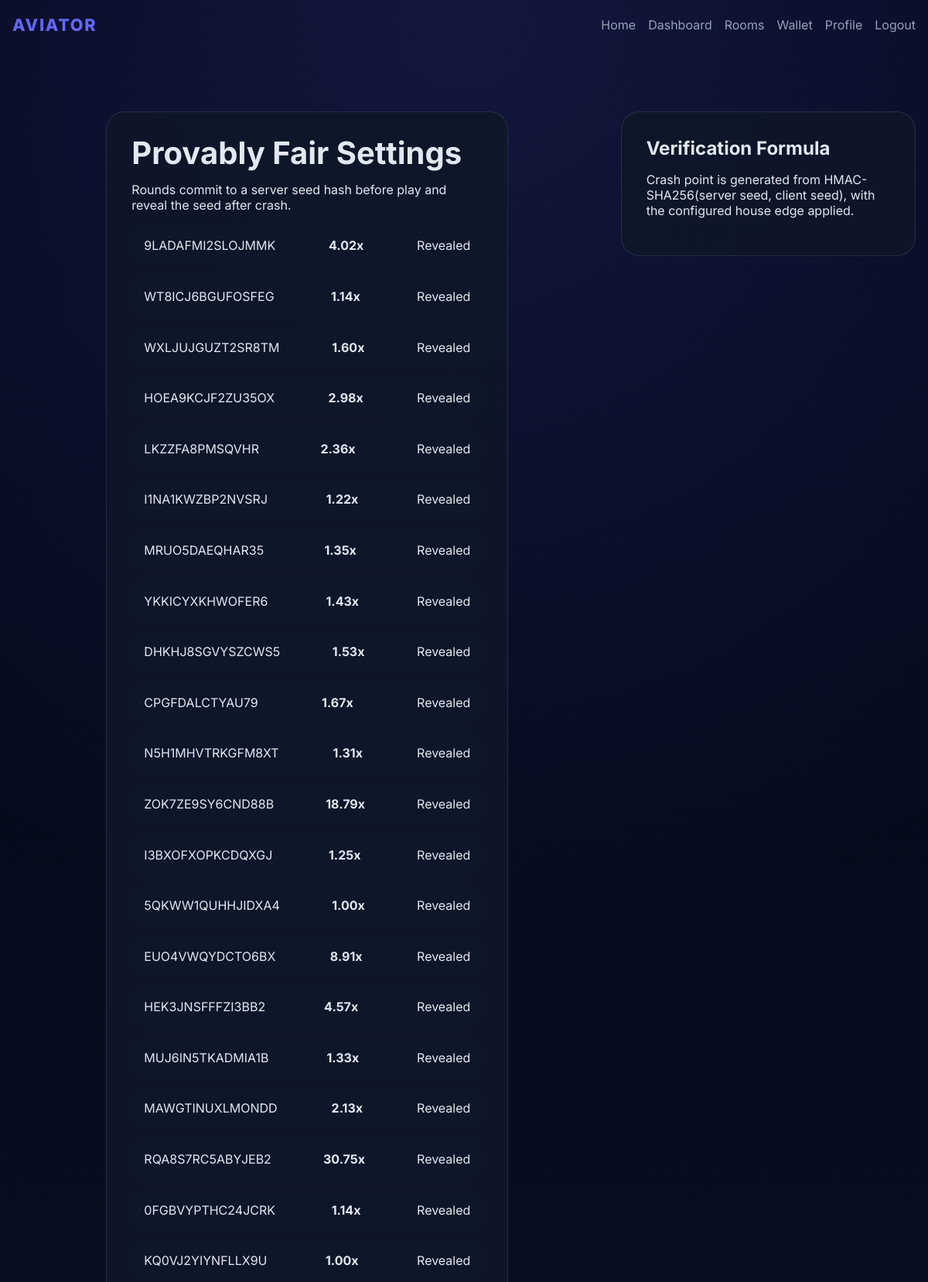
The page /provably-fair/ (signed in, upper part) on the database its author committed.
### core/models.py (models this page shows, shortened)
class GameRound(models.Model):
    STATUS_CHOICES = [
        ('betting', 'Betting'),
        ('flying', 'Flying'),
        ('crashed', 'Crashed'),
        ('void', 'Void'),
    ]
    public_id = models.CharField(max_length=24, unique=True, db_index=True)
    server_seed_hash = models.CharField(max_length=64)
    server_seed_private = models.CharField(max_length=128, blank=True)
    server_seed = models.CharField(max_length=128, blank=True)
    client_seed = models.CharField(max_length=128)
    crash_point = models.DecimalField(max_digits=8, decimal_places=2)
    house_edge = models.DecimalField(max_digits=5, decimal_places=4, default=Decimal('0.0100'))
    status = models.CharField(max_length=10, choices=STATUS_CHOICES, default='flying')
    started_at = models.DateTimeField(default=timezone.now)
    crashed_at = models.DateTimeField(null=True, blank=True)
    revealed_at = models.DateTimeField(null=True, blank=True)
    class Meta:
        ordering = ['-started_at']
        indexes = [
            models.Index(fields=['-started_at']),
            models.Index(fields=['status', '-started_at']),
        ]
    @property
    def is_revealed(self):
        return bool(self.server_seed)

### core/views.py (the view)
# urls.py: path('provably-fair/', views.provably_fair, name='provably_fair'),
@login_required
def provably_fair(request):
    rounds = GameRound.objects.filter(bets__user=request.user).distinct().order_by('-started_at')[:50]
    return render(request, 'core/provably_fair.html', {'rounds': rounds})

### core/templates/core/provably_fair.html (shortened to what this page needs)
{% extends 'core/base.html' %}
{% block content %}
<section class="dashboard-grid">
    <div class="stats-card">
        <h1>Provably Fair Settings</h1>
        <p>Rounds commit to a server seed hash before play and reveal the seed after crash.</p>
        <ul class="session-list">
            {% for round in rounds %}
                <li>
                    <span>{{ round.public_id }}</span>
                    <strong>{{ round.crash_point|floatformat:2 }}x</strong>
                    <span>{% if round.is_revealed %}Revealed{% else %}Pending{% endif %}</span>
                </li>
            {% empty %}
                <li class="empty-state">No verifiable rounds yet.</li>
            {% endfor %}
        </ul>
    </div>
    <aside class="stats-card">
        <h2>Verification Formula</h2>
        <p>Crash point is generated from HMAC-SHA256(server seed, client seed), with the configured house edge applied.</p>
    </aside>
</section>
{% endblock %}

### rows shown on the page
GameRound: public_id "9LADAFMI2SLOJMMK", crash_point "4.02", shows "Revealed"
GameRound: public_id "WT8ICJ6BGUFOSFEG", crash_point "1.14", shows "Revealed"
GameRound: public_id "WXLJUJGUZT2SR8TM", crash_point "1.60", shows "Revealed"
GameRound: public_id "HOEA9KCJF2ZU35OX", crash_point "2.98", shows "Revealed"
GameRound: public_id "LKZZFA8PMSQVHR", crash_point "2.36", shows "Revealed"
GameRound: public_id "I1NA1KWZBP2NVSRJ", crash_point "1.22", shows "Revealed"
GameRound: public_id "MRUO5DAEQHAR35", crash_point "1.35", shows "Revealed"
GameRound: public_id "YKKICYXKHWOFER6", crash_point "1.43", shows "Revealed"
GameRound: public_id "DHKHJ8SGVYSZCWS5", crash_point "1.53", shows "Revealed"
GameRound: public_id "CPGFDALCTYAU79", crash_point "1.67", shows "Revealed"
GameRound: public_id "N5H1MHVTRKGFM8XT", crash_point "1.31", shows "Revealed"
GameRound: public_id "ZOK7ZE9SY6CND88B", crash_point "18.79", shows "Revealed"
GameRound: public_id "I3BXOFXOPKCDQXGJ", crash_point "1.25", shows "Revealed"
GameRound: public_id "5QKWW1QUHHJIDXA4", crash_point "1.00", shows "Revealed"
GameRound: public_id "EUO4VWQYDCTO6BX", crash_point "8.91", shows "Revealed"
GameRound: public_id "HEK3JNSFFFZI3BB2", crash_point "4.57", shows "Revealed"
GameRound: public_id "MUJ6IN5TKADMIA1B", crash_point "1.33", shows "Revealed"
GameRound: public_id "MAWGTINUXLMONDD", crash_point "2.13", shows "Revealed"
GameRound: public_id "RQA8S7RC5ABYJEB2", crash_point "30.75", shows "Revealed"
GameRound: public_id "0FGBVYPTHC24JCRK", crash_point "1.14", shows "Revealed"
GameRound: public_id "KQ0VJ2YIYNFLLX9U", crash_point "1.00", shows "Revealed"
